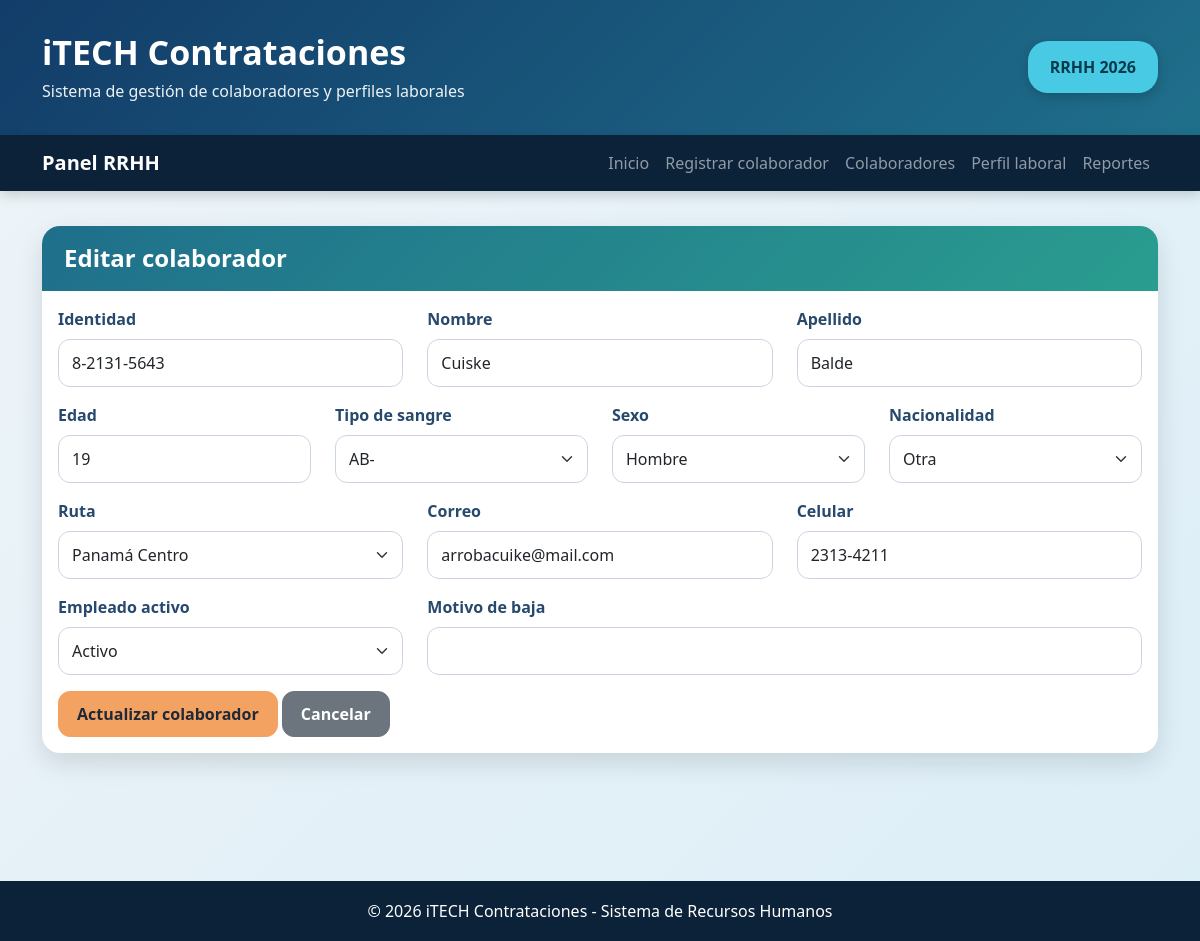
The page /index.php?accion=editar_colaborador&id=3 on the database its author committed.
### tables this page shows
CREATE TABLE `datospersonales` (
  `id` int(11) NOT NULL,
  `identidad` varchar(30) NOT NULL,
  `Nombre` varchar(80) NOT NULL,
  `Apellido` varchar(80) NOT NULL,
  `Edad` int(11) NOT NULL,
  `tipo_sangre_id` int(11) NOT NULL,
  `sexo_id` int(11) NOT NULL,
  `nacionalidad_id` int(11) NOT NULL,
  `ruta_id` int(11) NOT NULL,
  `Email1` varchar(120) NOT NULL,
  `Celular` varchar(20) NOT NULL,
  `Empleado_Activo` tinyint(1) NOT NULL DEFAULT 1,
  `motivo_terminacion_id` int(11) DEFAULT NULL,
  `Motivo_Baja` varchar(255) DEFAULT NULL,
  `fecha_registro` timestamp NOT NULL DEFAULT current_timestamp()
);

CREATE TABLE `cat_sexo` (
  `id` int(11) NOT NULL,
  `nombre` varchar(30) NOT NULL
);

CREATE TABLE `cat_nacionalidades` (
  `id` int(11) NOT NULL,
  `nombre` varchar(80) NOT NULL
);

CREATE TABLE `cat_rutas` (
  `id` int(11) NOT NULL,
  `Nombre` varchar(80) NOT NULL
);

### app/Controllers/ColaboradorController.php (called while the page is built, shortened)
<?php
require_once __DIR__ . "/../Models/Colaborador.php";
require_once __DIR__ . "/../Models/Catalogo.php";
class ColaboradorController
{
    private $modelo;
    private $catalogo;
    public function __construct()
    {
        $this->modelo = new Colaborador();
        $this->catalogo = new Catalogo();
    }
    private function cargarVista($vista, $datos = [])
    {
        extract($datos);
        require_once __DIR__ . "/../Views/layout/header.php";
        require_once __DIR__ . "/../Views/" . $vista . ".php";
        require_once __DIR__ . "/../Views/layout/footer.php";
    }
    public function editar()
    {
        $id = $_GET["id"] ?? 0;
        $colaborador = $this->modelo->obtenerPorId($id);
        $catalogos = $this->catalogo->obtenerTodos();
        $datosFormulario = $colaborador;
        $this->cargarVista("colaboradores/editar", compact("tituloPagina", "catalogos", "datosFormulario", "errores", "mensajeError"));
    }
}
?>

### app/Config/Database.php (called while the page is built, shortened)
<?php
class Database
{
    private $conexion;
    public function __construct()
    {
        $host = "localhost";
        $dbname = "parcial_3";
        $user = "root";
        $password = "";
        try {
            $dsn = "mysql:host=$host;dbname=$dbname;charset=utf8mb4";
            $this->conexion = new PDO($dsn, $user, $password);
            $this->conexion->setAttribute(PDO::ATTR_ERRMODE, PDO::ERRMODE_EXCEPTION);
            $this->conexion->setAttribute(PDO::ATTR_DEFAULT_FETCH_MODE, PDO::FETCH_ASSOC);
        } catch (PDOException $e) {
            die("Error de conexión: " . $e->getMessage());
        }
    }
    public function select($sql, $params = [])
    {
        try {
            $stmt = $this->conexion->prepare($sql);
            $stmt->execute($params);
            return $stmt->fetchAll();
        } catch (PDOException $e) {
            return [];
        }
    }
    public function selectOne($sql, $params = [])
    {
        try {
            $stmt = $this->conexion->prepare($sql);
            $stmt->execute($params);
            return $stmt->fetch();
        } catch (PDOException $e) {
            return false;
        }
    }
}
?>

### app/Models/Colaborador.php (called while the page is built, shortened)
<?php
require_once __DIR__ . "/../Config/Database.php";
class Colaborador
{
    private $db;
    public function __construct()
    {
        $this->db = new Database();
    }
    public function obtenerPorId($id)
    {
        $sql = "SELECT
                    id,
                    identidad,
                    Nombre AS nombre,
                    Apellido AS apellido,
                    Edad AS edad,
                    tipo_sangre_id,
                    sexo_id,
                    nacionalidad_id,
                    ruta_id,
                    Email1 AS correo,
                    Celular AS celular,
                    Empleado_Activo AS empleado_activo,
                    motivo_terminacion_id,
                    Motivo_Baja AS motivo_baja,
                    fecha_registro
                FROM datospersonales
                WHERE id = ?";
        return $this->db->selectOne($sql, [intval($id)]);
    }
}
?>

### app/Models/Catalogo.php (called while the page is built)
<?php
require_once __DIR__ . "/../Config/Database.php";
class Catalogo
{
    private $db;
    public function __construct()
    {
        $this->db = new Database();
    }
    public function obtenerTiposSangre()
    {
        return $this->db->select("
            SELECT id, TRIM(Nombre) AS nombre
            FROM cat_tiposangre
            ORDER BY Nombre ASC
        ");
    }
    public function obtenerSexos()
    {
        return $this->db->select("
            SELECT id, nombre
            FROM cat_sexo
            ORDER BY nombre ASC
        ");
    }
    public function obtenerNacionalidades()
    {
        return $this->db->select("
            SELECT id, nombre
            FROM cat_nacionalidades
            ORDER BY nombre ASC
        ");
    }
    public function obtenerRutas()
    {
        return $this->db->select("
            SELECT id, Nombre AS nombre
            FROM cat_rutas
            ORDER BY Nombre ASC
        ");
    }
    public function obtenerTiposEmpleado()
    {
        return $this->db->select("
            SELECT id, Nombre AS nombre, Abreviatura
            FROM cat_tipoempleado
            WHERE Activo = 1
            ORDER BY Nombre ASC
        ");
    }
    public function obtenerPlanillas()
    {
        return $this->db->select("
            SELECT id, nombre
            FROM cat_tipos_planilla
            WHERE activo = 1
            ORDER BY nombre ASC
        ");
    }
    public function obtenerOcupaciones()
    {
        return $this->db->select("
            SELECT C_OCUP AS id, OCUPACION AS nombre
            FROM cat_ocupaciones
            WHERE Activo = 1
            ORDER BY OCUPACION ASC
        ");
    }
    public function obtenerMotivosTerminacion()
    {
        return $this->db->select("
            SELECT C_TERMINACION AS id, MOTIVO AS nombre
            FROM cat_motivos_terminacion
            ORDER BY MOTIVO ASC
        ");
    }
    public function obtenerTodos()
    {
        return [
            "tipos_sangre" => $this->obtenerTiposSangre(),
            "sexos" => $this->obtenerSexos(),
            "nacionalidades" => $this->obtenerNacionalidades(),
            "rutas" => $this->obtenerRutas(),
            "tipos_empleado" => $this->obtenerTiposEmpleado(),
            "planillas" => $this->obtenerPlanillas(),
            "ocupaciones" => $this->obtenerOcupaciones(),
            "motivos_terminacion" => $this->obtenerMotivosTerminacion()
        ];
    }
}
?>

### app/Views/colaboradores/editar.php (the view, shortened to what this page needs)
<?php
$catalogos = $catalogos ?? [];
$datosFormulario = $datosFormulario ?? [];
?>
<div class="card card-custom">
    <div class="card-header">
        <h4>Editar colaborador</h4>
    </div>
    <div class="card-body">
        <form action="index.php?accion=actualizar_colaborador" method="POST">
            <div class="row">
                <div class="col-md-4 mb-3">
                    <label class="form-label">Identidad</label>
                    <input type="text" name="identidad" class="form-control" required
                           value="<?php echo htmlspecialchars($datosFormulario["identidad"] ?? "", ENT_QUOTES, "UTF-8"); ?>">
                </div>
                <div class="col-md-4 mb-3">
                    <label class="form-label">Nombre</label>
                    <input type="text" name="nombre" class="form-control" required
                           value="<?php echo htmlspecialchars($datosFormulario["nombre"] ?? "", ENT_QUOTES, "UTF-8"); ?>">
                </div>
                <div class="col-md-4 mb-3">
                    <label class="form-label">Apellido</label>
                    <input type="text" name="apellido" class="form-control" required
                           value="<?php echo htmlspecialchars($datosFormulario["apellido"] ?? "", ENT_QUOTES, "UTF-8"); ?>">
                </div>
                <div class="col-md-3 mb-3">
                    <label class="form-label">Edad</label>
                    <input type="number" name="edad" class="form-control" min="18" max="75" required
                           value="<?php echo htmlspecialchars($datosFormulario["edad"] ?? "", ENT_QUOTES, "UTF-8"); ?>">
                </div>
                <div class="col-md-3 mb-3">
                    <label class="form-label">Tipo de sangre</label>
                    <select name="tipo_sangre_id" class="form-select" required>
                        <?php foreach (($catalogos["tipos_sangre"] ?? []) as $item): ?>
                            <option value="<?php echo $item["id"]; ?>" <?php echo (($datosFormulario["tipo_sangre_id"] ?? "") == $item["id"]) ? "selected" : ""; ?>>
                                <?php echo htmlspecialchars($item["nombre"], ENT_QUOTES, "UTF-8"); ?>
                            </option>
                        <?php endforeach; ?>
                    </select>
                </div>
                <div class="col-md-3 mb-3">
                    <label class="form-label">Sexo</label>
                    <select name="sexo_id" class="form-select" required>
                        <?php foreach (($catalogos["sexos"] ?? []) as $item): ?>
                            <option value="<?php echo $item["id"]; ?>" <?php echo (($datosFormulario["sexo_id"] ?? "") == $item["id"]) ? "selected" : ""; ?>>
                                <?php echo htmlspecialchars($item["nombre"], ENT_QUOTES, "UTF-8"); ?>
                            </option>
                        <?php endforeach; ?>
                    </select>
                </div>
                <div class="col-md-3 mb-3">
                    <label class="form-label">Nacionalidad</label>
                    <select name="nacionalidad_id" class="form-select" required>
                        <?php foreach (($catalogos["nacionalidades"] ?? []) as $item): ?>
                            <option value="<?php echo $item["id"]; ?>" <?php echo (($datosFormulario["nacionalidad_id"] ?? "") == $item["id"]) ? "selected" : ""; ?>>
                                <?php echo htmlspecialchars($item["nombre"], ENT_QUOTES, "UTF-8"); ?>
                            </option>
                        <?php endforeach; ?>
                    </select>
                </div>
                <div class="col-md-4 mb-3">
                    <label class="form-label">Ruta</label>
                    <select name="ruta_id" class="form-select" required>
                        <?php foreach (($catalogos["rutas"] ?? []) as $item): ?>
                            <option value="<?php echo $item["id"]; ?>" <?php echo (($datosFormulario["ruta_id"] ?? "") == $item["id"]) ? "selected" : ""; ?>>
                                <?php echo htmlspecialchars($item["nombre"], ENT_QUOTES, "UTF-8"); ?>
                            </option>
                        <?php endforeach; ?>
                    </select>
                </div>
                <div class="col-md-4 mb-3">
                    <label class="form-label">Correo</label>
                    <input type="email" name="correo" class="form-control" required
                           value="<?php echo htmlspecialchars($datosFormulario["correo"] ?? "", ENT_QUOTES, "UTF-8"); ?>">
                </div>
                <div class="col-md-4 mb-3">
                    <label class="form-label">Celular</label>
                    <input type="text" name="celular" class="form-control" required
                           value="<?php echo htmlspecialchars($datosFormulario["celular"] ?? "", ENT_QUOTES, "UTF-8"); ?>">
                </div>
                <div class="col-md-4 mb-3">
                    <label class="form-label">Empleado activo</label>
                    <select name="empleado_activo" class="form-select">
                        <option value="1" <?php echo (($datosFormulario["empleado_activo"] ?? "") == 1) ? "selected" : ""; ?>>Activo</option>
                    </select>
                </div>
                <div class="col-md-8 mb-3">
                    <label class="form-label">Motivo de baja</label>
                    <input type="text" name="motivo_baja" class="form-control"
                           value="<?php echo htmlspecialchars($datosFormulario["motivo_baja"] ?? "", ENT_QUOTES, "UTF-8"); ?>">
                </div>
            </div>
            <button type="submit" class="btn btn-warning">Actualizar colaborador</button>
            <a href="index.php?accion=listar_colaboradores" class="btn btn-secondary">Cancelar</a>
        </form>
    </div>
</div>

### public/css/estilos.css (style rules this page uses)
:root { --azul-principal: #123c69; --azul-secundario: #1f6f8b; --celeste: #48cae4; --verde: #2a9d8f; --naranja: #f4a261; --rojo: #e76f51; --gris-fondo: #eef4f8; --gris-texto: #2d3748; --blanco: #ffffff; }
body { background: linear-gradient(135deg, #eef4f8 0%, #dceef7 100%); color: var(--gris-texto); min-height: 100vh; font-family: "Segoe UI", Arial, sans-serif; }
.card-custom { border: none; border-radius: 18px; overflow: hidden; box-shadow: 0 10px 26px rgba(0, 0, 0, 0.12); background: var(--blanco); margin-bottom: 28px; }
.card-custom .card-header { background: linear-gradient(135deg, var(--azul-secundario), var(--verde)); color: var(--blanco); padding: 18px 22px; border-bottom: none; }
.card-custom .card-header h4, .card-custom .card-header h5 { margin: 0; font-weight: 800; }
.form-label { font-weight: 700; color: #27496d; }
.form-control, .form-select { border-radius: 12px; border: 1px solid #cbd5e1; padding: 11px 13px; }
.btn { border-radius: 12px; font-weight: 700; padding: 10px 18px; }
.btn-warning { background: var(--naranja); border-color: var(--naranja); color: #1f2937; }

### rows shown on the page
datospersonales: identidad "8-2131-5643", nombre "Cuiske", apellido "Balde", edad "19", tipo_sangre_id "AB-", sexo_id "Hombre", nacionalidad_id "Otra", ruta_id "Panamá Centro", correo "arrobacuike@mail.com", celular "2313-4211", empleado_activo "Activo"
